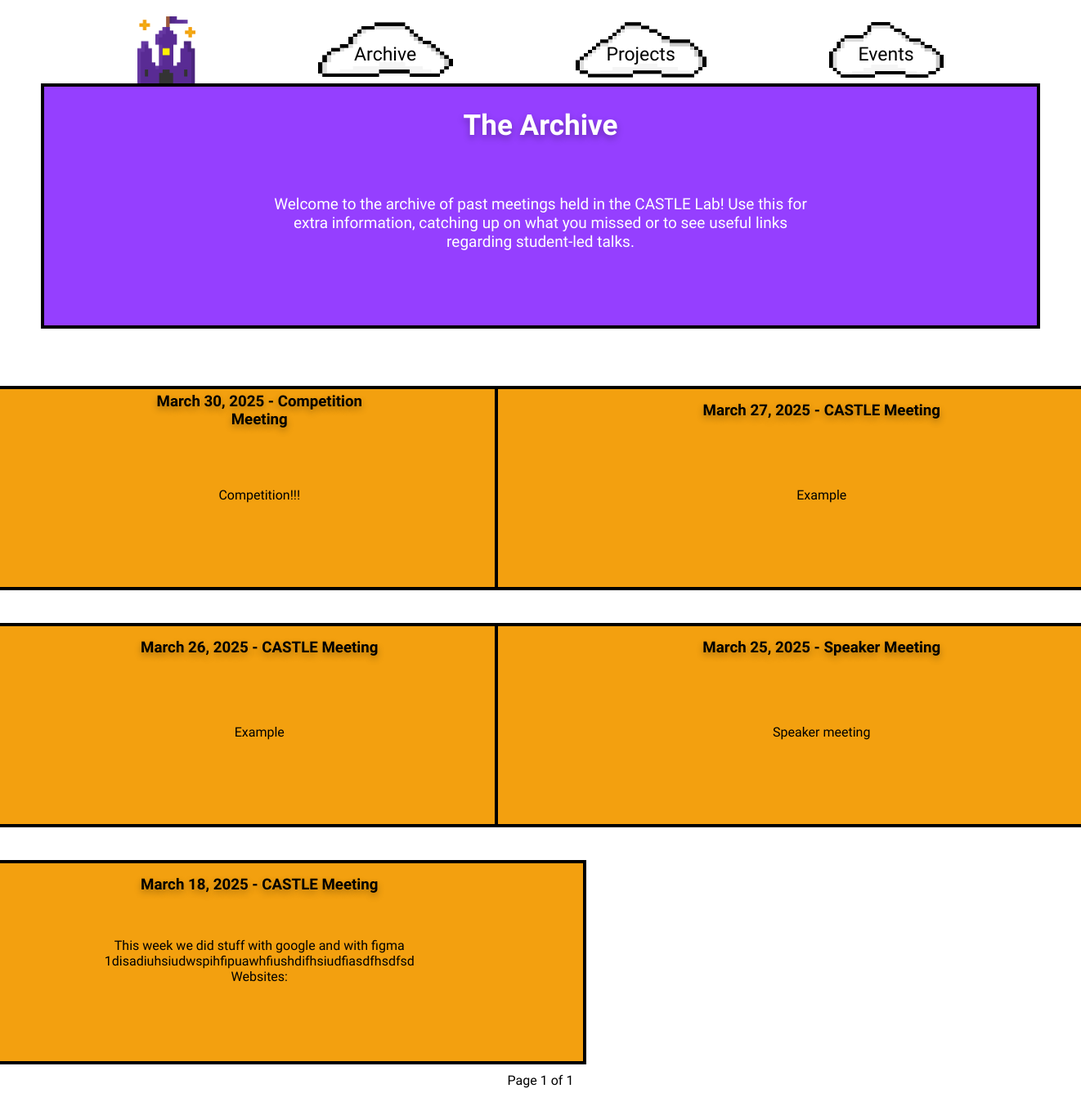
Before: /archive/ with the older database file.
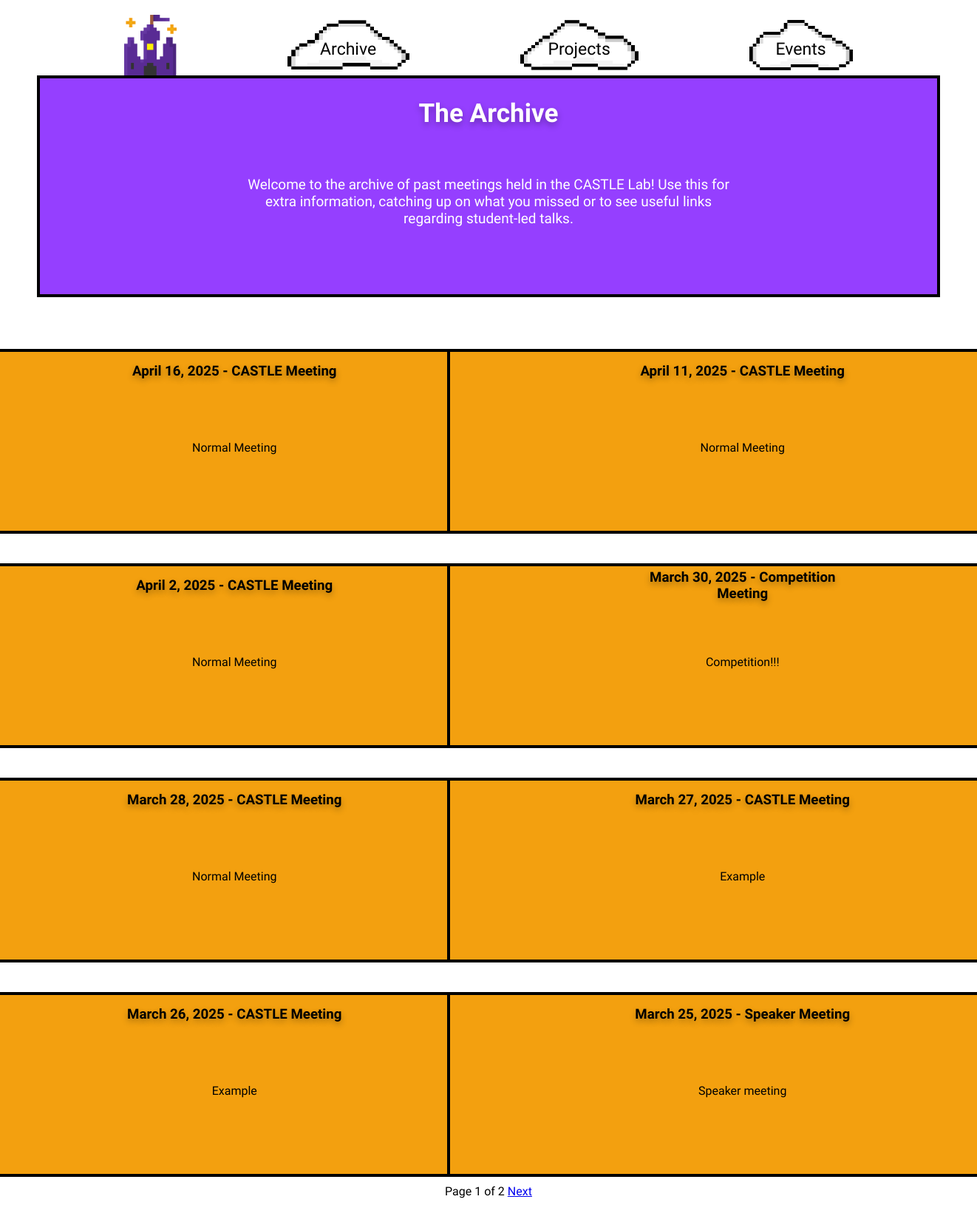
After: the same page with the newer database file.
### website/models.py (models this page shows, shortened)
class Archive(models.Model):
    date = models.DateField()
    description = models.CharField(max_length=100)
    CASTLE = 'CASTLE'
    COMPETITION = 'Competition'
    SPEAKER = 'Speaker'
    OTHER = 'Other'
    TYPE_CHOICES = [
        (CASTLE, 'Castle'),
        (COMPETITION, 'Competition'),
        (SPEAKER, 'Speaker'),
        (OTHER, 'Other')
        ]
    type = models.CharField(max_length=12,choices=TYPE_CHOICES,default=CASTLE)
    class Meta:
        db_table = 'archive'

### website/views.py (the view)
# urls.py: path('archive/', views.archive, name='archive'),
def archive(request):
    archives = Archive.objects.all().order_by('-date')
    per_page = 8  # Number of meetings per page
    paginator = Paginator(archives, per_page)
    page_number = request.GET.get('page', 1)  # Get the current page number
    try:
        page_obj = paginator.page(page_number)
    except PageNotAnInteger:
        page_obj = paginator.page(1)
    except EmptyPage:
        page_obj = paginator.page(paginator.num_pages)
    archive_websites = {
        book: Website.objects.filter(meeting_date=book.date) for book in page_obj
    }
    return render(request, 'archive.html', {'archive_websites': archive_websites, 'page_obj': page_obj})

### website/templates/archive.html (shortened to what this page needs)
{% load static %}
<!DOCTYPE html>
<html lang="en">
    <head>
        <link rel="stylesheet" href="{% static 'styles/styles.css' %}">
    </head>
    <body>
        <header id="header-section">
            <div id="line"></div>
            <nav>
                <a href="{% url 'index' %}" class="container base">
                    <img src="../static/images/castlealone.png" alt="Link to Home Page" id="navhome_img">
                </a>
                <a href="{% url 'archive' %}" class="container base">
                    <img src="../static/images/cloud5.png" alt="Link to Archive Page" id="navarchive_img">
                    <span class="centered">Archive</span>
                </a>
                <a href="{% url 'projects' %}" class="container base">
                    <img src="../static/images/cloud4.png" alt="Link to Projects Page" id="navprojects_img">
                    <span class="centered">Projects</span>
                </a>
                <a href="{% url 'events' %}" class="container base">
                    <img src="../static/images/cloud3.png" alt="Link to Events Page" id="navevents_img">
                    <span class="centered">Events</span>
                </a>
            </nav>
        </header>
        <div id="lander" class="container">
            <div class="rect-purple rect-projects"></div>
            <h3 class="archtitle-centered shadow">The Archive</h3>
            <p class="centered" id="archive-par">Welcome to the archive of past meetings held in the CASTLE Lab! Use this for extra information, catching up on what you missed or to see useful links regarding student-led talks.</p>
        </div>
        <div id="line2"></div>
        <div id="archivegrid-spacing">
            {% for book, websites in archive_websites.items %}
                <div class="container arch" id="archive_grid">
                    <div class="rect-orange rect-past-talk"></div>
                    <h3 class="title-centered shadow">{{ book.date }} - {{ book.type }} Meeting</h3>
                    <p class="titlelist-center" id="meetingtitle-list">
                        {{ book.description }}
                        {% if websites %}
                            <br>Websites:
                            {% for website in websites %}
                                <br><a href="{{ website.url }}">{{ website.name }}</a>
                            {% endfor %}
                        {% endif %}
                    </p>
                </div>
            {% endfor %}
        </div>
        <div class="pagination">
            <span>Page {{ page_obj.number }} of {{ page_obj.paginator.num_pages }}</span>
            {% if page_obj.has_next %}
                <a href="?page={{ page_obj.next_page_number }}">Next</a>
            {% endif %}
        </div>
        <div id="line2"></div>
    </body>
</html>

Changed rows visible on the page:
no longer on this page (row unchanged): Archive: date "March 18, 2025", type "CASTLE", description "This week we did stuff with google and with figma 1disadiuhsiudwspihfipuawhfiushdifhsiudfiasdfhsdfsd"
added Archive: date "April 16, 2025", type "CASTLE", description "Normal Meeting"
added Archive: date "April 11, 2025", type "CASTLE", description "Normal Meeting"
added Archive: date "April 2, 2025", type "CASTLE", description "Normal Meeting"
added Archive: date "March 28, 2025", type "CASTLE", description "Normal Meeting"
Other visible differences:
{{ page_obj.paginator.num_pages }}: "1" → "2"
text now shown: "Next"
